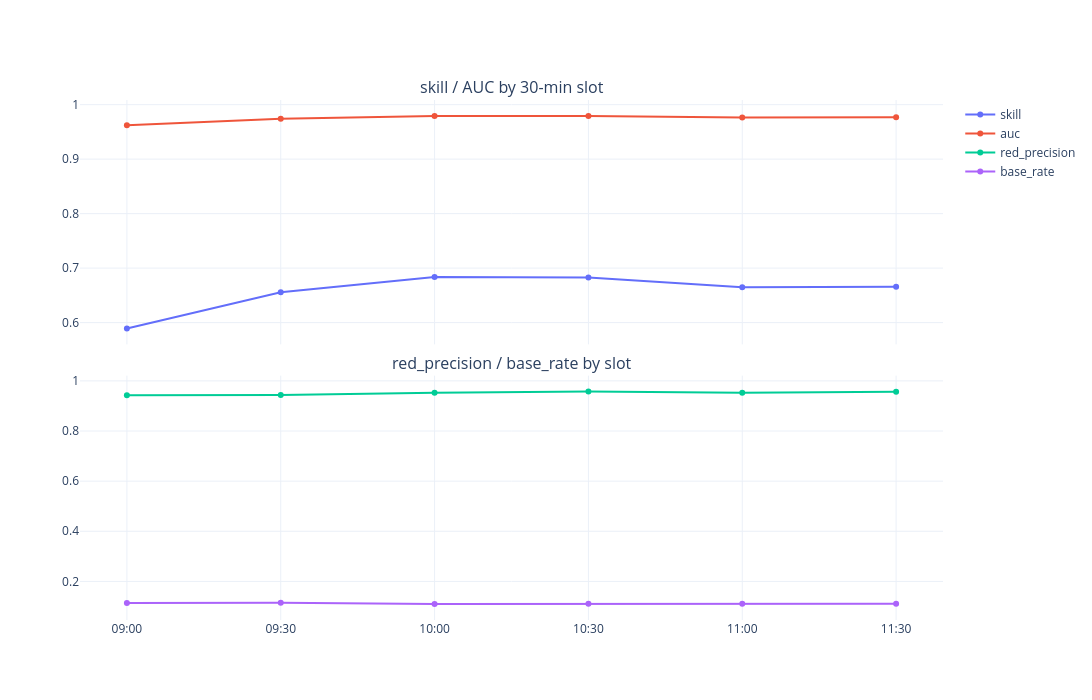
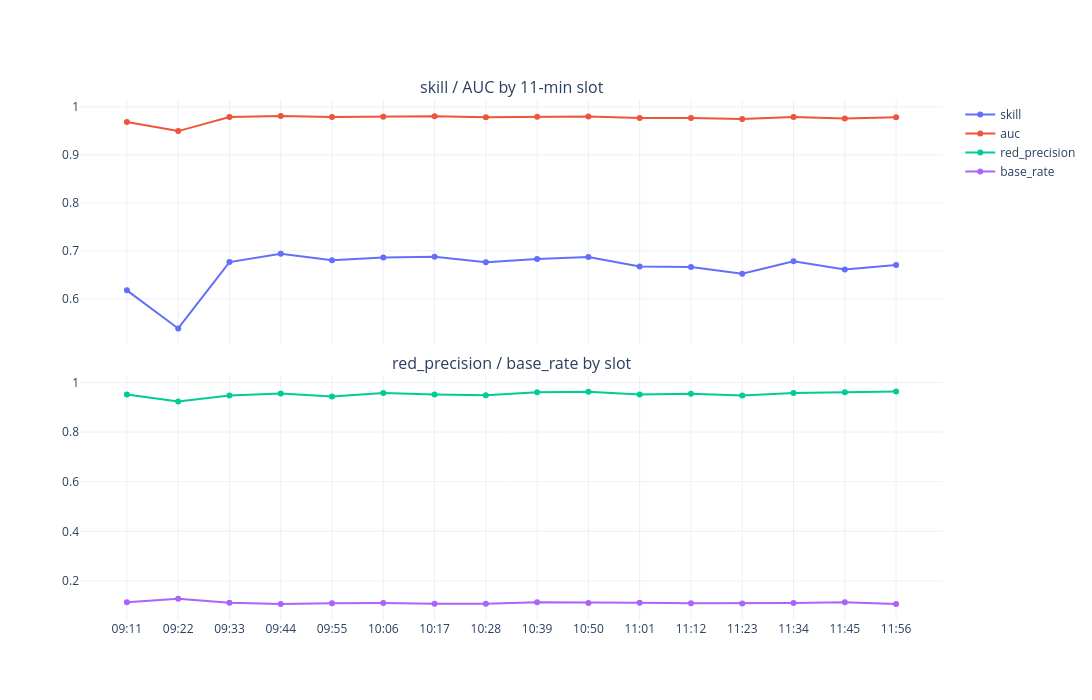

Notebook code for these charts, in order:
### Code cell
# ---------------------------------------------------------------- usage
FINE_BIN = 11                 # minutes

coarse, fine, pred = run()

### Figure 1 — Plotly figure (JSON) as saved in the notebook; plotly's stock layout.template omitted (floating-point values rounded to 4 significant figures)
{"data": [{"mode": "lines+markers", "name": "skill", "type": "scatter", "x": ["09:00", "09:30", "10:00", "10:30", "11:00", "11:30"], "xaxis": "x", "y": [0.5893, 0.6558, 0.6835, 0.6827, 0.6648, 0.6659], "yaxis": "y"}, {"mode": "lines+markers", "name": "auc", "type": "scatter", "x": ["09:00", "09:30", "10:00", "10:30", "11:00", "11:30"], "xaxis": "x", "y": [0.9622, 0.9743, 0.9792, 0.9793, 0.9765, 0.9767], "yaxis": "y"}, {"mode": "lines+markers", "name": "red_precision", "type": "scatter", "x": ["09:00", "09:30", "10:00", "10:30", "11:00", "11:30"], "xaxis": "x2", "y": [0.9428, 0.9433, 0.9522, 0.9573, 0.9523, 0.957], "yaxis": "y2"}, {"mode": "lines+markers", "name": "base_rate", "type": "scatter", "x": ["09:00", "09:30", "10:00", "10:30", "11:00", "11:30"], "xaxis": "x2", "y": [0.114, 0.1144, 0.1098, 0.1112, 0.1106, 0.1114], "yaxis": "y2"}], "layout": {"annotations": [{"font": {"size": 16}, "showarrow": false, "text": "skill / AUC by 30-min slot", "x": 0.5, "xanchor": "center", "xref": "paper", "y": 1, "yanchor": "bottom", "yref": "paper"}, {"font": {"size": 16}, "showarrow": false, "text": "red_precision / base_rate by slot", "x": 0.5, "xanchor": "center", "xref": "paper", "y": 0.47, "yanchor": "bottom", "yref": "paper"}], "height": 700, "hovermode": "x unified", "width": 1300, "xaxis": {"anchor": "y", "domain": [0, 1], "matches": "x2", "showticklabels": false}, "xaxis2": {"anchor": "y2", "domain": [0, 1]}, "yaxis": {"anchor": "x", "domain": [0.53, 1]}, "yaxis2": {"anchor": "x2", "domain": [0, 0.47]}}}

### Figure 2 — Plotly figure (JSON) as saved in the notebook; plotly's stock layout.template omitted (floating-point values rounded to 4 significant figures)
{"data": [{"mode": "lines+markers", "name": "skill", "type": "scatter", "x": ["09:11", "09:22", "09:33", "09:44", "09:55", "10:06", "10:17", "10:28", "10:39", "10:50", "11:01", "11:12", "11:23", "11:34", "11:45", "11:56"], "xaxis": "x", "y": [0.6177, 0.5384, 0.6765, 0.6939, 0.6802, 0.6861, 0.6874, 0.6764, 0.683, 0.687, 0.6676, 0.6661, 0.6523, 0.6781, 0.661, 0.6704], "yaxis": "y"}, {"mode": "lines+markers", "name": "auc", "type": "scatter", "x": ["09:11", "09:22", "09:33", "09:44", "09:55", "10:06", "10:17", "10:28", "10:39", "10:50", "11:01", "11:12", "11:23", "11:34", "11:45", "11:56"], "xaxis": "x", "y": [0.9684, 0.9494, 0.9785, 0.9809, 0.9786, 0.9795, 0.9802, 0.9785, 0.979, 0.98, 0.9768, 0.9767, 0.9745, 0.9787, 0.9758, 0.9782], "yaxis": "y"}, {"mode": "lines+markers", "name": "red_precision", "type": "scatter", "x": ["09:11", "09:22", "09:33", "09:44", "09:55", "10:06", "10:17", "10:28", "10:39", "10:50", "11:01", "11:12", "11:23", "11:34", "11:45", "11:56"], "xaxis": "x2", "y": [0.9517, 0.9228, 0.9468, 0.9551, 0.9432, 0.9573, 0.9518, 0.9484, 0.9603, 0.9622, 0.9515, 0.9546, 0.9469, 0.9577, 0.96, 0.9631], "yaxis": "y2"}, {"mode": "lines+markers", "name": "base_rate", "type": "scatter", "x": ["09:11", "09:22", "09:33", "09:44", "09:55", "10:06", "10:17", "10:28", "10:39", "10:50", "11:01", "11:12", "11:23", "11:34", "11:45", "11:56"], "xaxis": "x2", "y": [0.1142, 0.1282, 0.1123, 0.1069, 0.1103, 0.111, 0.1078, 0.1083, 0.1136, 0.1111, 0.1117, 0.1105, 0.1092, 0.111, 0.1137, 0.107], "yaxis": "y2"}], "layout": {"annotations": [{"font": {"size": 16}, "showarrow": false, "text": "skill / AUC by 11-min slot", "x": 0.5, "xanchor": "center", "xref": "paper", "y": 1, "yanchor": "bottom", "yref": "paper"}, {"font": {"size": 16}, "showarrow": false, "text": "red_precision / base_rate by slot", "x": 0.5, "xanchor": "center", "xref": "paper", "y": 0.47, "yanchor": "bottom", "yref": "paper"}], "height": 700, "hovermode": "x unified", "width": 1300, "xaxis": {"anchor": "y", "domain": [0, 1], "matches": "x2", "showticklabels": false}, "xaxis2": {"anchor": "y2", "domain": [0, 1]}, "yaxis": {"anchor": "x", "domain": [0.53, 1]}, "yaxis2": {"anchor": "x2", "domain": [0, 0.47]}}}
